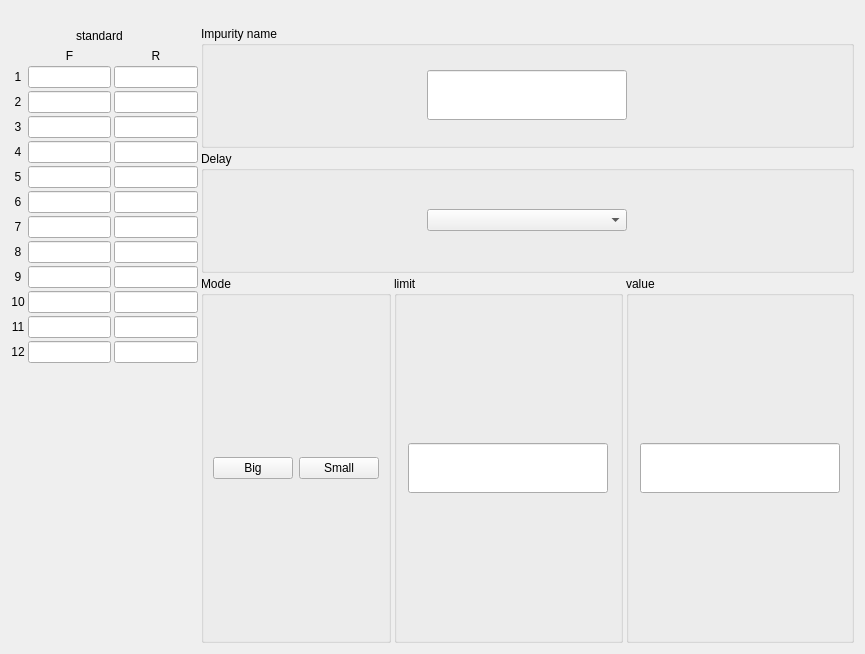
<?xml version="1.0" encoding="UTF-8"?>
<ui version="4.0">
 <class>BigSmallSenseSetWidget</class>
 <widget class="QWidget" name="BigSmallSenseSetWidget">
  <property name="geometry">
   <rect>
    <x>0</x>
    <y>0</y>
    <width>865</width>
    <height>654</height>
   </rect>
  </property>
  <property name="windowTitle">
   <string notr="true">Form</string>
  </property>
  <layout class="QVBoxLayout" name="verticalLayout_3">
   <property name="spacing">
    <number>3</number>
   </property>
   <property name="topMargin">
    <number>3</number>
   </property>
   <item>
    <layout class="QHBoxLayout" name="horizontalLayout_4">
     <item>
      <spacer name="horizontalSpacer_2">
       <property name="orientation">
        <enum>Qt::Horizontal</enum>
       </property>
       <property name="sizeHint" stdset="0">
        <size>
         <width>40</width>
         <height>20</height>
        </size>
       </property>
      </spacer>
     </item>
     <item>
      <widget class="QLabel" name="label_group">
       <property name="minimumSize">
        <size>
         <width>88</width>
         <height>0</height>
        </size>
       </property>
       <property name="maximumSize">
        <size>
         <width>16777215</width>
         <height>50</height>
        </size>
       </property>
       <property name="text">
        <string/>
       </property>
       <property name="alignment">
        <set>Qt::AlignCenter</set>
       </property>
      </widget>
     </item>
     <item>
      <spacer name="horizontalSpacer">
       <property name="orientation">
        <enum>Qt::Horizontal</enum>
       </property>
       <property name="sizeHint" stdset="0">
        <size>
         <width>40</width>
         <height>20</height>
        </size>
       </property>
      </spacer>
     </item>
    </layout>
   </item>
   <item>
    <layout class="QHBoxLayout" name="horizontalLayout_3" stretch="2,7">
     <item>
      <layout class="QVBoxLayout" name="verticalLayout_2">
       <item>
        <layout class="QHBoxLayout" name="horizontalLayout_2">
         <item>
          <spacer name="horizontalSpacer_5">
           <property name="orientation">
            <enum>Qt::Horizontal</enum>
           </property>
           <property name="sizeHint" stdset="0">
            <size>
             <width>40</width>
             <height>20</height>
            </size>
           </property>
          </spacer>
         </item>
         <item>
          <widget class="QLabel" name="standard_titlelbl">
           <property name="text">
            <string notr="true">standard</string>
           </property>
          </widget>
         </item>
         <item>
          <widget class="QLabel" name="standardlbl">
           <property name="text">
            <string/>
           </property>
          </widget>
         </item>
         <item>
          <spacer name="horizontalSpacer_6">
           <property name="orientation">
            <enum>Qt::Horizontal</enum>
           </property>
           <property name="sizeHint" stdset="0">
            <size>
             <width>40</width>
             <height>20</height>
            </size>
           </property>
          </spacer>
         </item>
        </layout>
       </item>
       <item>
        <layout class="QGridLayout" name="gridLayout_2">
         <item row="11" column="2">
          <widget class="myLineEdit" name="lineEdit_1_10">
           <property name="alignment">
            <set>Qt::AlignCenter</set>
           </property>
          </widget>
         </item>
         <item row="11" column="1">
          <widget class="myLineEdit" name="lineEdit_11">
           <property name="alignment">
            <set>Qt::AlignCenter</set>
           </property>
          </widget>
         </item>
         <item row="5" column="1">
          <widget class="myLineEdit" name="lineEdit_5">
           <property name="alignment">
            <set>Qt::AlignCenter</set>
           </property>
          </widget>
         </item>
         <item row="11" column="0">
          <widget class="QLabel" name="label_11">
           <property name="text">
            <string notr="true">11</string>
           </property>
           <property name="alignment">
            <set>Qt::AlignCenter</set>
           </property>
          </widget>
         </item>
         <item row="5" column="2">
          <widget class="myLineEdit" name="lineEdit_1_4">
           <property name="alignment">
            <set>Qt::AlignCenter</set>
           </property>
          </widget>
         </item>
         <item row="6" column="0">
          <widget class="QLabel" name="label_6">
           <property name="text">
            <string notr="true">6</string>
           </property>
           <property name="alignment">
            <set>Qt::AlignCenter</set>
           </property>
          </widget>
         </item>
         <item row="6" column="1">
          <widget class="myLineEdit" name="lineEdit_6">
           <property name="alignment">
            <set>Qt::AlignCenter</set>
           </property>
          </widget>
         </item>
         <item row="6" column="2">
          <widget class="myLineEdit" name="lineEdit_1_5">
           <property name="alignment">
            <set>Qt::AlignCenter</set>
           </property>
          </widget>
         </item>
         <item row="7" column="0">
          <widget class="QLabel" name="label_7">
           <property name="text">
            <string notr="true">7</string>
           </property>
           <property name="alignment">
            <set>Qt::AlignCenter</set>
           </property>
          </widget>
         </item>
         <item row="7" column="1">
          <widget class="myLineEdit" name="lineEdit_7">
           <property name="alignment">
            <set>Qt::AlignCenter</set>
           </property>
          </widget>
         </item>
         <item row="7" column="2">
          <widget class="myLineEdit" name="lineEdit_1_6">
           <property name="alignment">
            <set>Qt::AlignCenter</set>
           </property>
          </widget>
         </item>
         <item row="8" column="0">
          <widget class="QLabel" name="label_8">
           <property name="text">
            <string notr="true">8</string>
           </property>
           <property name="alignment">
            <set>Qt::AlignCenter</set>
           </property>
          </widget>
         </item>
         <item row="8" column="1">
          <widget class="myLineEdit" name="lineEdit_8">
           <property name="alignment">
            <set>Qt::AlignCenter</set>
           </property>
          </widget>
         </item>
         <item row="8" column="2">
          <widget class="myLineEdit" name="lineEdit_1_7">
           <property name="alignment">
            <set>Qt::AlignCenter</set>
           </property>
          </widget>
         </item>
         <item row="9" column="0">
          <widget class="QLabel" name="label_9">
           <property name="text">
            <string notr="true">9</string>
           </property>
           <property name="alignment">
            <set>Qt::AlignCenter</set>
           </property>
          </widget>
         </item>
         <item row="9" column="1">
          <widget class="myLineEdit" name="lineEdit_9">
           <property name="alignment">
            <set>Qt::AlignCenter</set>
           </property>
          </widget>
         </item>
         <item row="9" column="2">
          <widget class="myLineEdit" name="lineEdit_1_8">
           <property name="alignment">
            <set>Qt::AlignCenter</set>
           </property>
          </widget>
         </item>
         <item row="10" column="0">
          <widget class="QLabel" name="label_10">
           <property name="text">
            <string notr="true">10</string>
           </property>
           <property name="alignment">
            <set>Qt::AlignCenter</set>
           </property>
          </widget>
         </item>
         <item row="10" column="1">
          <widget class="myLineEdit" name="lineEdit_10">
           <property name="alignment">
            <set>Qt::AlignCenter</set>
           </property>
          </widget>
         </item>
         <item row="10" column="2">
          <widget class="myLineEdit" name="lineEdit_1_9">
           <property name="alignment">
            <set>Qt::AlignCenter</set>
           </property>
          </widget>
         </item>
         <item row="13" column="1">
          <spacer name="verticalSpacer">
           <property name="orientation">
            <enum>Qt::Vertical</enum>
           </property>
           <property name="sizeHint" stdset="0">
            <size>
             <width>20</width>
             <height>40</height>
            </size>
           </property>
          </spacer>
         </item>
         <item row="0" column="2">
          <widget class="QLabel" name="label_rear">
           <property name="sizePolicy">
            <sizepolicy hsizetype="Preferred" vsizetype="Fixed">
             <horstretch>0</horstretch>
             <verstretch>0</verstretch>
            </sizepolicy>
           </property>
           <property name="text">
            <string notr="true">R</string>
           </property>
           <property name="alignment">
            <set>Qt::AlignCenter</set>
           </property>
          </widget>
         </item>
         <item row="0" column="1">
          <widget class="QLabel" name="label_front">
           <property name="sizePolicy">
            <sizepolicy hsizetype="Preferred" vsizetype="Fixed">
             <horstretch>0</horstretch>
             <verstretch>0</verstretch>
            </sizepolicy>
           </property>
           <property name="text">
            <string notr="true">F</string>
           </property>
           <property name="alignment">
            <set>Qt::AlignCenter</set>
           </property>
          </widget>
         </item>
         <item row="1" column="0">
          <widget class="QLabel" name="label_1">
           <property name="text">
            <string notr="true">1</string>
           </property>
           <property name="alignment">
            <set>Qt::AlignCenter</set>
           </property>
          </widget>
         </item>
         <item row="2" column="0">
          <widget class="QLabel" name="label_2">
           <property name="text">
            <string notr="true">2</string>
           </property>
           <property name="alignment">
            <set>Qt::AlignCenter</set>
           </property>
          </widget>
         </item>
         <item row="1" column="2">
          <widget class="myLineEdit" name="lineEdit_1_0">
           <property name="alignment">
            <set>Qt::AlignCenter</set>
           </property>
          </widget>
         </item>
         <item row="1" column="1">
          <widget class="myLineEdit" name="lineEdit">
           <property name="alignment">
            <set>Qt::AlignCenter</set>
           </property>
          </widget>
         </item>
         <item row="2" column="1">
          <widget class="myLineEdit" name="lineEdit_2">
           <property name="alignment">
            <set>Qt::AlignCenter</set>
           </property>
          </widget>
         </item>
         <item row="2" column="2">
          <widget class="myLineEdit" name="lineEdit_1_1">
           <property name="alignment">
            <set>Qt::AlignCenter</set>
           </property>
          </widget>
         </item>
         <item row="3" column="0">
          <widget class="QLabel" name="label_3">
           <property name="text">
            <string notr="true">3</string>
           </property>
           <property name="alignment">
            <set>Qt::AlignCenter</set>
           </property>
          </widget>
         </item>
         <item row="3" column="1">
          <widget class="myLineEdit" name="lineEdit_3">
           <property name="alignment">
            <set>Qt::AlignCenter</set>
           </property>
          </widget>
         </item>
         <item row="3" column="2">
          <widget class="myLineEdit" name="lineEdit_1_2">
           <property name="alignment">
            <set>Qt::AlignCenter</set>
           </property>
          </widget>
         </item>
         <item row="4" column="0">
          <widget class="QLabel" name="label_4">
           <property name="text">
            <string notr="true">4</string>
           </property>
           <property name="alignment">
            <set>Qt::AlignCenter</set>
           </property>
          </widget>
         </item>
         <item row="4" column="1">
          <widget class="myLineEdit" name="lineEdit_4">
           <property name="alignment">
            <set>Qt::AlignCenter</set>
           </property>
          </widget>
         </item>
         <item row="4" column="2">
          <widget class="myLineEdit" name="lineEdit_1_3">
           <property name="alignment">
            <set>Qt::AlignCenter</set>
           </property>
          </widget>
         </item>
         <item row="5" column="0">
          <widget class="QLabel" name="label_5">
           <property name="text">
            <string notr="true">5</string>
           </property>
           <property name="alignment">
            <set>Qt::AlignCenter</set>
           </property>
          </widget>
         </item>
         <item row="12" column="2">
          <widget class="myLineEdit" name="lineEdit_1_11">
           <property name="alignment">
            <set>Qt::AlignCenter</set>
           </property>
          </widget>
         </item>
         <item row="12" column="1">
          <widget class="myLineEdit" name="lineEdit_12">
           <property name="alignment">
            <set>Qt::AlignCenter</set>
           </property>
          </widget>
         </item>
         <item row="12" column="0">
          <widget class="QLabel" name="label_12">
           <property name="text">
            <string notr="true">12</string>
           </property>
           <property name="alignment">
            <set>Qt::AlignCenter</set>
           </property>
          </widget>
         </item>
        </layout>
       </item>
      </layout>
     </item>
     <item>
      <layout class="QVBoxLayout" name="verticalLayout" stretch="1,1,3">
       <item>
        <widget class="QGroupBox" name="groupBox_4">
         <property name="title">
          <string notr="true">Impurity name</string>
         </property>
         <layout class="QGridLayout" name="gridLayout">
          <item row="0" column="0">
           <widget class="myLineEdit" name="sNamelineEdit">
            <property name="minimumSize">
             <size>
              <width>0</width>
              <height>50</height>
             </size>
            </property>
            <property name="maximumSize">
             <size>
              <width>200</width>
              <height>16777215</height>
             </size>
            </property>
            <property name="alignment">
             <set>Qt::AlignCenter</set>
            </property>
           </widget>
          </item>
         </layout>
        </widget>
       </item>
       <item>
        <widget class="QGroupBox" name="groupBox_3">
         <property name="title">
          <string>Delay</string>
         </property>
         <layout class="QGridLayout" name="gridLayout_4">
          <item row="0" column="0">
           <widget class="QComboBox" name="comboBox_delay">
            <property name="maximumSize">
             <size>
              <width>200</width>
              <height>16777215</height>
             </size>
            </property>
           </widget>
          </item>
         </layout>
        </widget>
       </item>
       <item>
        <layout class="QHBoxLayout" name="horizontalLayout">
         <item>
          <widget class="QGroupBox" name="groupBox">
           <property name="title">
            <string notr="true">Mode</string>
           </property>
           <layout class="QGridLayout" name="gridLayout_3">
            <item row="0" column="0">
             <widget class="QPushButton" name="pushButton">
              <property name="text">
               <string notr="true">Big</string>
              </property>
             </widget>
            </item>
            <item row="0" column="1">
             <widget class="QPushButton" name="pushButton_2">
              <property name="text">
               <string notr="true">Small</string>
              </property>
             </widget>
            </item>
           </layout>
          </widget>
         </item>
         <item>
          <widget class="QGroupBox" name="groupBox_5">
           <property name="title">
            <string notr="true">limit</string>
           </property>
           <layout class="QGridLayout" name="gridLayout_5">
            <item row="0" column="0">
             <widget class="myLineEdit" name="sNamelineEdit_3">
              <property name="minimumSize">
               <size>
                <width>0</width>
                <height>50</height>
               </size>
              </property>
              <property name="maximumSize">
               <size>
                <width>200</width>
                <height>16777215</height>
               </size>
              </property>
              <property name="text">
               <string notr="true"/>
              </property>
              <property name="alignment">
               <set>Qt::AlignCenter</set>
              </property>
             </widget>
            </item>
           </layout>
          </widget>
         </item>
         <item>
          <widget class="QGroupBox" name="groupBox_2">
           <property name="title">
            <string notr="true">value</string>
           </property>
           <layout class="QGridLayout" name="gridLayout_8">
            <item row="0" column="0">
             <widget class="myLineEdit" name="valueEdit">
              <property name="minimumSize">
               <size>
                <width>0</width>
                <height>50</height>
               </size>
              </property>
              <property name="maximumSize">
               <size>
                <width>200</width>
                <height>16777215</height>
               </size>
              </property>
              <property name="text">
               <string notr="true"/>
              </property>
              <property name="alignment">
               <set>Qt::AlignCenter</set>
              </property>
             </widget>
            </item>
           </layout>
          </widget>
         </item>
        </layout>
       </item>
      </layout>
     </item>
    </layout>
   </item>
  </layout>
  <zorder></zorder>
  <zorder></zorder>
 </widget>
 <customwidgets>
  <customwidget>
   <class>myLineEdit</class>
   <extends>QLineEdit</extends>
   <header location="global">mysortwidget/mylineedit.h</header>
  </customwidget>
 </customwidgets>
 <resources/>
 <connections/>
</ui>
